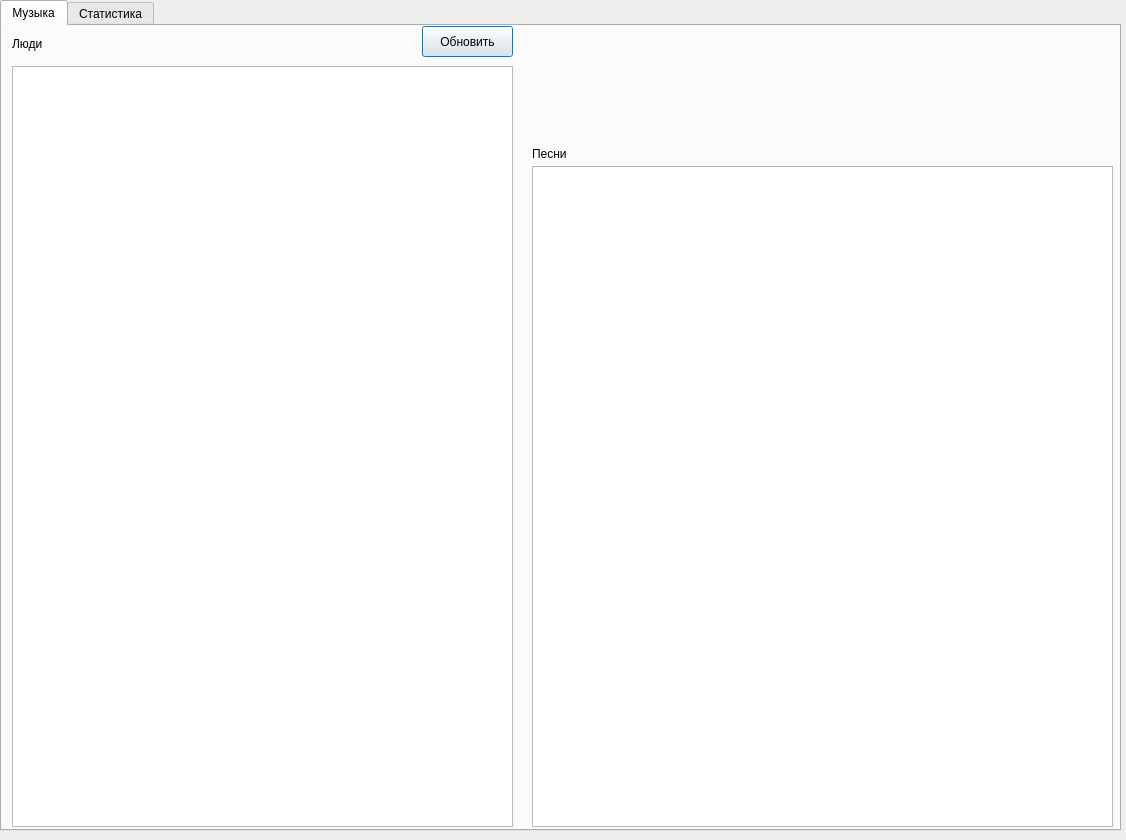
<?xml version="1.0" encoding="UTF-8"?>
<ui version="4.0">
 <class>Dialog</class>
 <widget class="QDialog" name="Dialog">
  <property name="geometry">
   <rect>
    <x>0</x>
    <y>0</y>
    <width>1126</width>
    <height>840</height>
   </rect>
  </property>
  <property name="sizePolicy">
   <sizepolicy hsizetype="Fixed" vsizetype="Fixed">
    <horstretch>0</horstretch>
    <verstretch>0</verstretch>
   </sizepolicy>
  </property>
  <property name="minimumSize">
   <size>
    <width>1126</width>
    <height>840</height>
   </size>
  </property>
  <property name="maximumSize">
   <size>
    <width>1126</width>
    <height>840</height>
   </size>
  </property>
  <property name="windowTitle">
   <string>VK Parser</string>
  </property>
  <widget class="QTabWidget" name="tabWidget">
   <property name="geometry">
    <rect>
     <x>0</x>
     <y>0</y>
     <width>1121</width>
     <height>831</height>
    </rect>
   </property>
   <property name="sizePolicy">
    <sizepolicy hsizetype="Maximum" vsizetype="Maximum">
     <horstretch>0</horstretch>
     <verstretch>0</verstretch>
    </sizepolicy>
   </property>
   <property name="currentIndex">
    <number>0</number>
   </property>
   <widget class="QWidget" name="tab">
    <attribute name="title">
     <string>Музыка</string>
    </attribute>
    <widget class="QListView" name="listPeople">
     <property name="geometry">
      <rect>
       <x>10</x>
       <y>40</y>
       <width>501</width>
       <height>761</height>
      </rect>
     </property>
    </widget>
    <widget class="QLabel" name="label">
     <property name="geometry">
      <rect>
       <x>10</x>
       <y>10</y>
       <width>62</width>
       <height>15</height>
      </rect>
     </property>
     <property name="text">
      <string>Люди</string>
     </property>
    </widget>
    <widget class="QListView" name="listMusic">
     <property name="geometry">
      <rect>
       <x>530</x>
       <y>140</y>
       <width>581</width>
       <height>661</height>
      </rect>
     </property>
    </widget>
    <widget class="QLabel" name="label_2">
     <property name="geometry">
      <rect>
       <x>530</x>
       <y>120</y>
       <width>62</width>
       <height>15</height>
      </rect>
     </property>
     <property name="text">
      <string>Песни</string>
     </property>
    </widget>
    <widget class="QPushButton" name="peopleFilterButton">
     <property name="geometry">
      <rect>
       <x>420</x>
       <y>0</y>
       <width>91</width>
       <height>31</height>
      </rect>
     </property>
     <property name="text">
      <string>Обновить</string>
     </property>
    </widget>
   </widget>
   <widget class="QWidget" name="tab_2">
    <attribute name="title">
     <string>Статистика</string>
    </attribute>
   </widget>
  </widget>
 </widget>
 <resources/>
 <connections/>
</ui>
